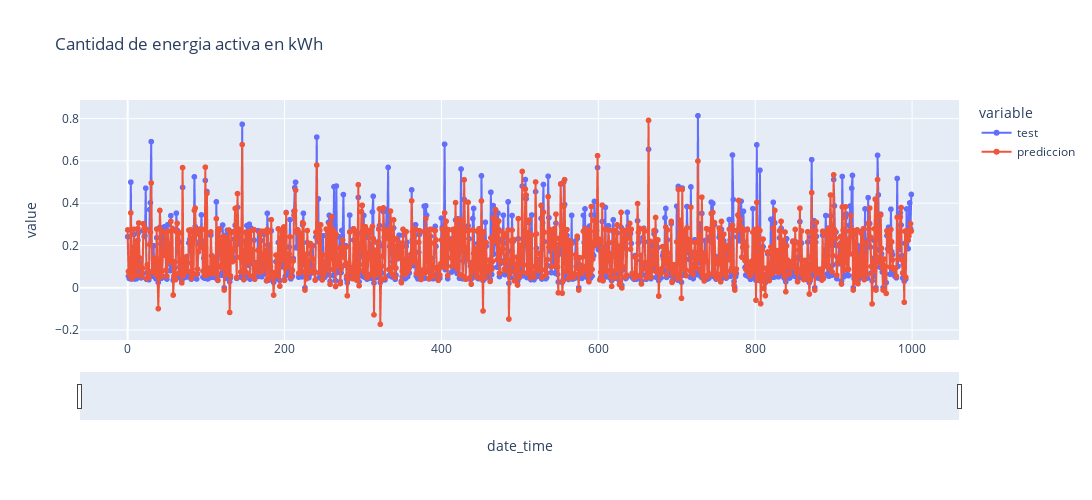

Source (notebook cell):
### Code cell
# grafico interactivo
y_test = pd.array(y_test)
datos_plot = pd.DataFrame({
    'test': y_test[-1000:],
    'prediccion':predictions[-1000:],
})

datos_plot.index.name = 'date_time'

fig = px.line(
    data_frame=datos_plot.reset_index(),
    x = 'date_time',
    y = datos_plot.columns,
    title = 'Cantidad de energia activa en kWh',
    width=1200,
    height= 500,
    markers= True
)
fig.update_xaxes(rangeslider_visible=True)
fig.show()

### Figure 1 — Plotly figure (JSON) as saved in the notebook; plotly's stock layout.template omitted (floating-point values rounded to 4 significant figures; data arrays with more than 128 entries replaced by an {"elided": "..."} marker saying what was removed)
{"data": [{"hovertemplate": "variable=test<br>date_time=%{x}<br>value=%{y}<extra></extra>", "legendgroup": "test", "line": {"color": "#636efa", "dash": "solid"}, "marker": {"symbol": "circle"}, "mode": "lines+markers", "name": "test", "showlegend": true, "type": "scattergl", "x": {"elided": "1000 int values"}, "xaxis": "x", "y": {"elided": "1000 float values"}, "yaxis": "y"}, {"hovertemplate": "variable=prediccion<br>date_time=%{x}<br>value=%{y}<extra></extra>", "legendgroup": "prediccion", "line": {"color": "#EF553B", "dash": "solid"}, "marker": {"symbol": "circle"}, "mode": "lines+markers", "name": "prediccion", "showlegend": true, "type": "scattergl", "x": {"elided": "1000 int values"}, "xaxis": "x", "y": {"elided": "1000 float values"}, "yaxis": "y"}], "layout": {"height": 500, "legend": {"title": {"text": "variable"}, "tracegroupgap": 0}, "title": {"text": "Cantidad de energia activa en kWh"}, "width": 1200, "xaxis": {"anchor": "y", "domain": [0, 1], "rangeslider": {"visible": true}, "title": {"text": "date_time"}}, "yaxis": {"anchor": "x", "domain": [0, 1], "title": {"text": "value"}}}}
